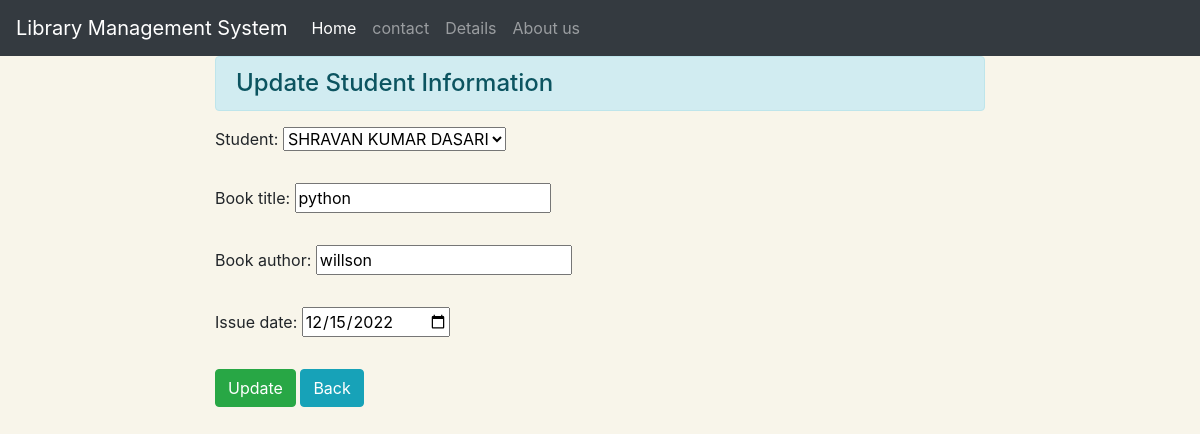
The app's page /46/ with its own data.
### app/models.py (models this page shows)
class issue_book(models.Model):
    student = models.ForeignKey('Students', on_delete=models.CASCADE)
    book_title = models.CharField(max_length=200)
    book_author = models.CharField(max_length=100)
    issue_date=models.DateField(null=True)

### app/views.py (the view)
# urls.py: path('<int:id>/',views.update_data, name="updatedata")
def update_data(request,id):
    if request.method == 'POST':
        pi = issue_book.objects.get(pk=id)
        fm = Issue_book(request.POST, instance=pi)
        if fm.is_valid():
            fm.save()
            messages.add_message(request, messages.SUCCESS, 'you updated data successfully !!!')
            messages.info(request, 'you can go back !!!')
    else:
        pi =issue_book.objects.get(pk=id)
        fm = Issue_book(instance=pi)
    return render(request, 'update.html', {'form3': fm})

### app/forms.py
class Issue_book(forms.ModelForm):
    class Meta:
        model = issue_book
        fields = ['student','book_title','book_author','issue_date']
        widgets = {
            'student': forms.Select(attrs={'class':'form-group'}),
            'book_title': forms.TextInput(attrs={'class': 'form-group'}),
            'book_author': forms.TextInput( attrs={'class': 'form-group'}),
            'issue_date':forms.NumberInput(attrs={'class':'form-group','type':'date'})
        }

### app/models.py (called while the page is built)
    def __str__(self):
        return self.fullname

### app/templates/update.html (shortened to what this page needs)
<!DOCTYPE html>
{% extends 'details_page.html' %}
{% block content %}
<head>
</head>
<body>
<div class="col-sm-8 offset-2">
    <h4 class="alert alert-info">Update Student Information</h4>
    <form action="" method="post">
        {{form3.as_p}}
        <input type="submit" class="btn btn-success" value="Update">
        <a href="{% url 'add'%}" class="btn btn-info">Back</a>
    </form>
</div>
{% endblock content %}

### records on screen
issue_book: student "SHRAVAN KUMAR DASARI", book_title "python", book_author "willson", issue_date "12/15/2022"
